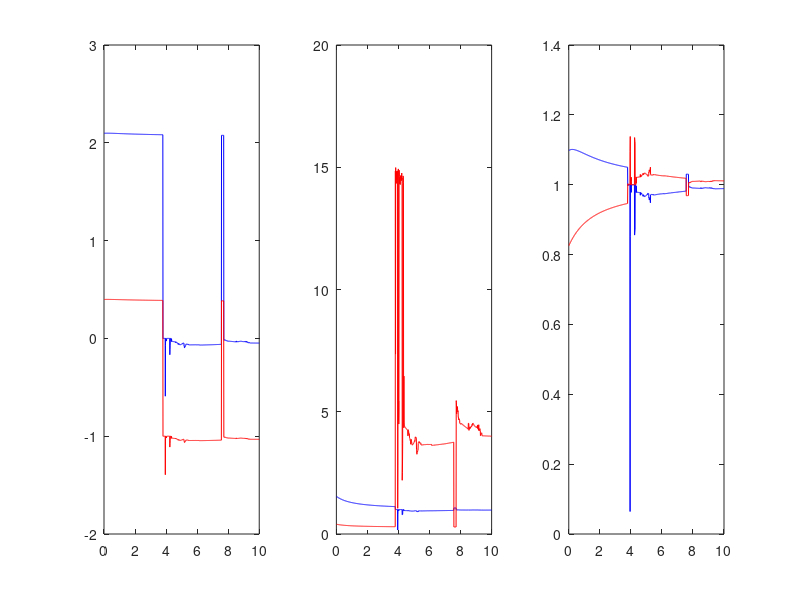

This chart was generated by the following MATLAB code:
clear all

% With Uni and log-Linear

u=2;
l=1;
c0=1.5;

q=0.99;
c=1.5;
h=0.5;

xpeak = - l + sqrt(2*l*(u+l));

%% h'
for i=1:1000
    
    h = h + 0.01;

SS = @(v)[v(2)-((u-l)*c0-q*(c-h)*(v(1)-l))/(u-v(1));
    v(2)*(1-(1-log(v(2)))*(1+2*v(1)*(u-v(1))/(v(1)^2-l^2)))-q*(c-h)];


v0 = [1.5;0.7];
options = optimset('MaxFunEvals',3e10,'TolFun',3e-10); % options = optimset('Display','iter','MaxFunEvals',3e3);
[v, fval] = fsolve(SS,v0,options);

x(i) = v(1);
p(i) = v(2);

mu(i) = p(i)/c0-1;
y(i) = x(i)*(1-log(p(i)));

R(i) = -(1/(u-l))*(x(i)^2 - 2*u*x(i) + l^2)/(x(i)+l);
Tx(i) = 0.5*(1+l/x(i));

end

i=1:1:1000;

figure(3);clf;hold on;
subplot(1,3,1)
plot(0.01*i,p(i),'-b',0.01*i,mu(i),'-r')
subplot(1,3,2)
plot(0.01*i,x(i),'-b',0.01*i,y(i),'-r')
subplot(1,3,3)
plot(0.01*i,R(i),'-b',0.01*i,Tx(i),'-r')

%{
With Uni and Linear


u=2;
l=1;
c0=0.5;

q=0.9;
c=0.5;
h=0;

xpeak = - l + sqrt(2*l*(u+l));

%% h'
for i=1:40
    
    h = h + 0.01;

SS = @(v)[v(2)-((u-l)*c0-q*(c-h)*(v(1)-l))/(u-v(1));
    v(2)-1+(v(1)^2-l^2)*(1-q*(c-h))/(2*v(1)*u-2*l^2)];

v0 = [1.5;0.7];
options = optimset('MaxFunEvals',3e10,'TolFun',3e-10); % options = optimset('Display','iter','MaxFunEvals',3e3);
[v, fval] = fsolve(SS,v0,options);

x(i) = v(1);
p(i) = v(2);

mu(i) = p(i)/c0-1;
y(i) = x(i)*(1-p(i));

R(i) = -(1/(u-l))*(x(i)^2 - 2*u*x(i) + l^2)/(x(i)+l);
Tx(i) = 0.5*(1+l/x(i));

end

i=1:1:40;

figure(3);clf;hold on;
subplot(1,3,1)
plot(0.01*i,p(i),'-b',0.01*i,mu(i),'-r')
subplot(1,3,2)
plot(0.01*i,x(i),'-b',0.01*i,y(i),'-r')
subplot(1,3,3)
plot(0.01*i,R(i),'-b',0.01*i,Tx(i),'-r')

%}
